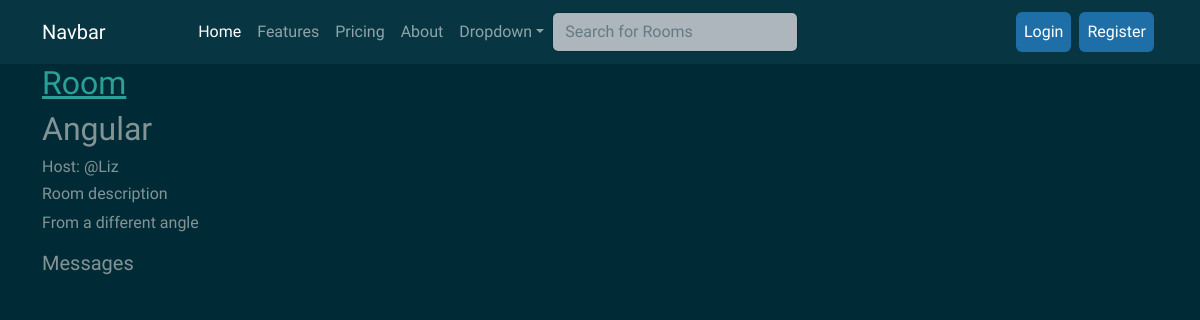
The page /room/3/ on the database as committed earlier.
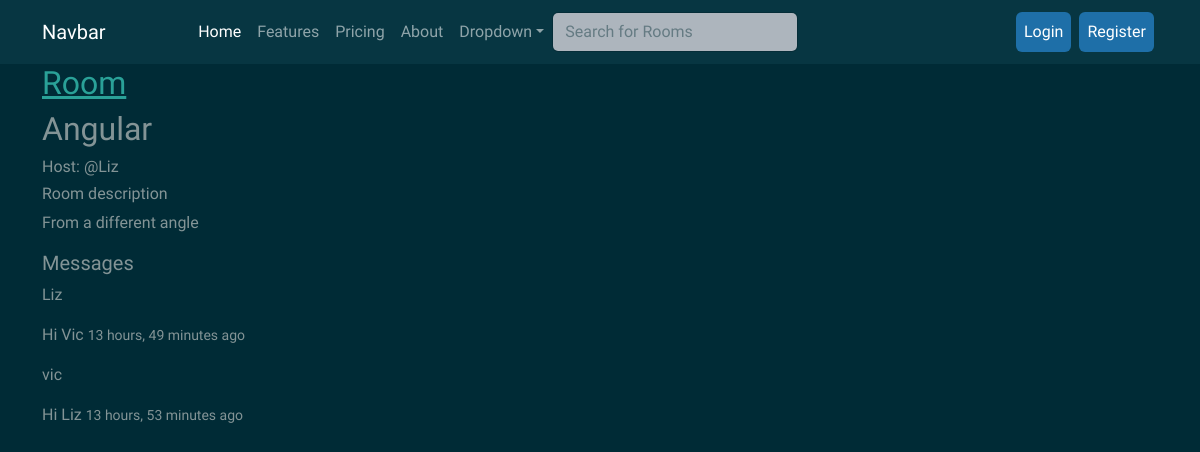
The same page on the database as committed later.
### mainapp/models.py (models this page shows, shortened)
class Message(models.Model):
    user = models.ForeignKey(User, on_delete=models.CASCADE)
    room = models.ForeignKey(Room, on_delete=models.CASCADE)
    body = models.TextField()
    updated = models.DateTimeField(auto_now=True)
    created = models.DateTimeField(auto_now_add=True)

### mainapp/views.py (the view, shortened to what this page needs)
# urls.py: path('room/<str:pk>/', views.room, name='room'),
def room(request, pk):
    room = Room.objects.get(id=pk)
    roomchats = room.message_set.all().order_by('-created')
    context = {
        "room" : room,
        "roomchats":roomchats
    }
    return render(request, 'mainapp/room.html', context)

### mainapp/templates/mainapp/room.html (shortened to what this page needs)
{% extends 'mainapp/base.html' %}
{% load static %}
{% block content %}
{% include 'mainapp/navbar.html' %}
<div class="container">
    <div class="row">
        <div class="col-md-7">
            <a href="{% url 'home' %}"><h2>Room</h2></a>
                <h2>{{room.name}}</h2>
                <h6>Host: @{{room.host.username}}</h6>
                <h6>Room description</h6>
                <p>{{room.description}}</p>
                <h5>Messages</h5>
                    {% for mess in roomchats %}
                        <p>{{mess.user}}    </p>
                        <p>{{mess.body}}  <small>{{mess.created | timesince}} ago</small></p>
                    {% endfor %}
{% endblock %}

Rows that differ between the two databases and show on the page:
added Message: user "Liz", body "Hi Vic", created "13 hours, 49 minutes"
added Message: user "vic", body "Hi Liz", created "13 hours, 53 minutes"
